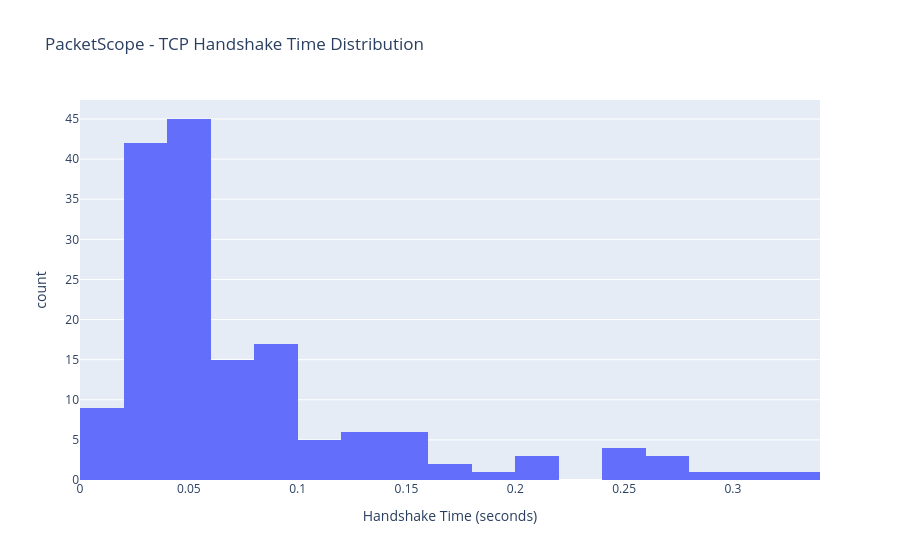

Notebook code for this chart:
### Code cell
import plotly.express as px

fig = px.histogram(
    completed_df,
    x="Time",
    nbins=25,
    title="PacketScope - TCP Handshake Time Distribution",
    labels={"Time": "Handshake Time (seconds)"}
)

fig.show()

### Figure 1 — Plotly figure (JSON) as saved in the notebook; plotly's stock layout.template omitted (floating-point values rounded to 4 significant figures; data arrays with more than 128 entries replaced by an {"elided": "..."} marker saying what was removed)
{"data": [{"bingroup": "x", "hovertemplate": "Handshake Time (seconds)=%{x}<br>count=%{y}<extra></extra>", "legendgroup": "", "marker": {"color": "#636efa", "pattern": {"shape": ""}}, "name": "", "nbinsx": 25, "orientation": "v", "showlegend": false, "type": "histogram", "x": {"elided": "161 float values"}, "xaxis": "x", "yaxis": "y"}], "layout": {"barmode": "relative", "legend": {"tracegroupgap": 0}, "title": {"text": "PacketScope - TCP Handshake Time Distribution"}, "xaxis": {"anchor": "y", "domain": [0, 1], "title": {"text": "Handshake Time (seconds)"}}, "yaxis": {"anchor": "x", "domain": [0, 1], "title": {"text": "count"}}}}
